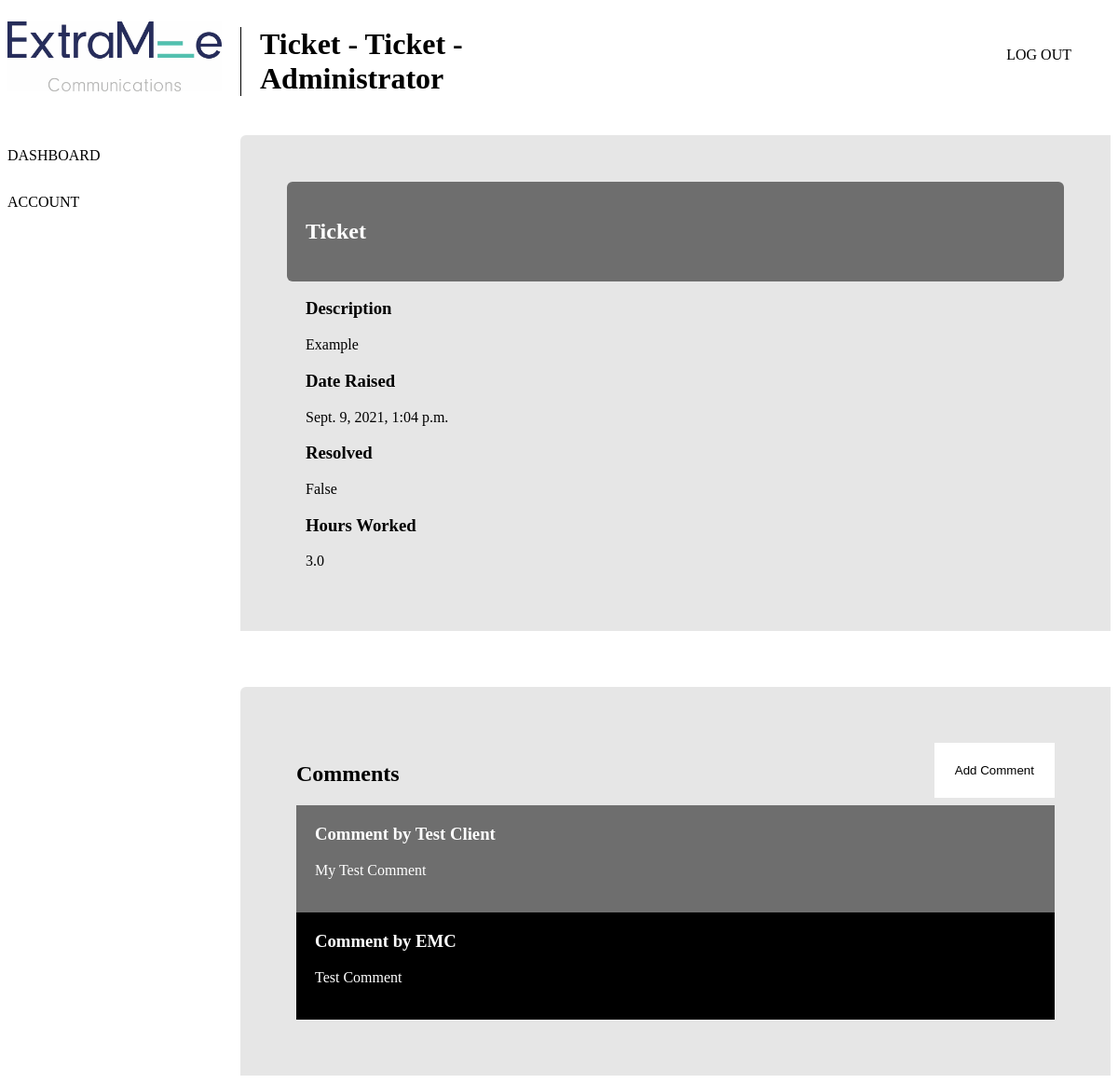
/dashboard/admin/tickets/1 (signed in), run on the app's committed database.
### tickets/models.py (models this page shows, shortened)
class Ticket(models.Model):
    client = models.ForeignKey(Client, on_delete=models.CASCADE)
    title = models.CharField(max_length=50, default='')
    issue = models.TextField()
    wrike_number = models.CharField(max_length=10)
    severity = models.CharField(
        max_length=2,
        choices=[
            ('ST', 'Standard'),
            ('HI', 'High'),
            ('VH', 'Very High'),
            ('CR', 'Critical')
        ]
    )
    hours_predicted = models.FloatField(default=0)
    hours_used = models.FloatField(default=0)
    customer_feedback_requested = models.BooleanField(default=False)
    resolved = models.BooleanField(default=False)
    date_created = models.DateTimeField('Date Created')
    date_updated = models.DateTimeField('Date Updated', null=True)
    file_upload = models.FileField(null=True)

class Comment(models.Model):
    ticket = models.ForeignKey(Ticket, on_delete=models.CASCADE)
    sender = models.ForeignKey(
        Client,
        on_delete=models.CASCADE,
        null=True,
        blank=True)
    comment = models.TextField()
    date_sent = models.DateTimeField('Date Sent', blank=True)

### clients/models.py (models this page shows)
class Client(models.Model):
    user = models.OneToOneField(
        settings.AUTH_USER_MODEL,
        on_delete=models.CASCADE,
        null=True)
    client_name = models.CharField(max_length=200)
    client_email = models.EmailField()
    client_address = models.CharField(max_length=200, null=True, blank=True)
    client_registered_company_number = models.CharField(
        max_length=30, null=True, blank=True)
    live_client = models.BooleanField(default=True)
    date_registered = models.DateTimeField('Date Registered')
    contract_type = models.ForeignKey(Contract, on_delete=models.CASCADE)
    contract_start_date = models.DateTimeField()
    contracted_monthly_service_hours = models.FloatField(default=2)
    contracted_monthly_SEM_hours = models.FloatField(default=2)
    paid_extra_hours = models.FloatField(default=0)
    hours_used_this_month = models.FloatField(default=0)
    discontented_client = models.BooleanField(default=False)
    priority_client = models.BooleanField(default=False)
    def __str__(self):
        return self.client_name

### tickets/views.py (the view)
def admin_tickets_single(request, number):
    if not request.user.is_authenticated:
        return redirect('/')
    if not request.user.is_staff:
        return redirect('/')
    ticket = Ticket.objects.filter(pk=number).first()
    comments = Comment.objects.filter(
        ticket=number).all().order_by('-date_sent')
    return render(request, 'tickets/admin/ticket-single.html',
                  {'ticket': ticket, 'comments': comments})

### tickets/templates/tickets/admin/ticket-single.html (shortened to what this page needs)
{% extends 'base.html' %}
{% load jsonify %}
{% block content %}
    <div class="page-wrap">
      <div class="main-wrap">
        <div class="sidebar">
          <img src="/static/img/logo.jpg" alt="logo">
          <a href="/dashboard">Dashboard</a>
          <a href="/account">Account</a>
        </div>
        <div class="main_content admin-tickets">
          <div class="head_section">
            <h1 class='head-title'> Ticket - {{ ticket.title }} - Administrator</h1>
          </div>
          <div class="admin-tickets_section">
            <div class="ticket">
              <div class="hero">
                <h2>{{ ticket.title }}</h2>
              </div>
              <div class="information">
                <h3>Description</h3>
                <p>{{ ticket.issue|safe }}</p>
                <h3>Date Raised</h3>
                <p>{{ ticket.date_created }}</p>
                <h3>Resolved</h3>
                <p>{{ ticket.resolved }}</p>
                <h3>Hours Worked</h3>
                <p>{{ ticket.hours_used }}</p>
              </div>
            </div>
          </div>
            <div class="comments">
              <h2>Comments</h2>
              <div class="buttons">
                <a href="/comment/{{ ticket.pk }}/"> <button type="button" name="button">Add Comment</button> </a>
              </div>
              {% for comment in comments  %}
              <div class="comment">
                <h3>Comment by {{ comment.sender }}</h3>
                <p>{{ comment.comment|safe }}</p>
              </div>
              {% endfor %}
          </div>
        </div>
      </div>
    </div>
{% endblock content %}

### tickets/static/css/style.css (style rules this page uses)
.sidebar { max-height: 100vh; display: grid; grid-auto-rows: 150px 50px 50px 50px; }
.head_section .head-title { border-left: 1px solid black; padding-left: 20px; }
div.admin-tickets { display: grid; grid-template-rows: auto auto; grid-gap: 20px; }
div.admin-tickets .admin-tickets_section { background-color: #e6e6e6; padding: 50px; border-radius: 6px 0 0 0; margin-bottom: 20px; }
div.admin-tickets .admin-tickets_section .hero { background-color: #6e6e6e; color: white; padding: 20px; border-radius: 6px; }
div.admin-tickets .admin-tickets_section .information { padding: 0 20px; }
div.admin-tickets .comments { margin-top: 20px; background-color: #e6e6e6; border-radius: 6px 0 0 0; padding: 60px; position: relative; }
div.admin-tickets .comments h3 { margin-top: 0; }
div.admin-tickets .comments .buttons { position: absolute; right: 60px; top: 60px; }
div.admin-tickets .comments .buttons button { background-color: white; cursor: pointer; border: none; padding: 22px; }
div.admin-tickets .comments .comment { background-color: #6e6e6e; color: white; padding: 20px; }
div.admin-tickets .comments .comment:nth-child(2n) { background-color: #000; }
div.admin-tickets .comments .comment p { margin-bottom: 0; }
html { background: white; font-family: 'neuzeit-grotesk'; }
.main-wrap { display: grid; grid-template-columns: 250px 1fr; }
.sidebar img { position: relative; top: 15px; max-width: 230px; }
.sidebar a { text-decoration: none; text-transform: uppercase; color: black; }
.head_section h1 { max-width: 90vw; }
@media only screen and (min-width: 700px) { .head_section h1 { width: calc(0.35 * 100vw); } }

### data on the page
Ticket: title "Ticket", issue "Example", date_created "Sept. 9, 2021, 1:04 p.m.", resolved "False", hours_used "3.0"
Comment: sender "Test Client", comment "My Test Comment"
Comment: sender "EMC", comment "Test Comment"
